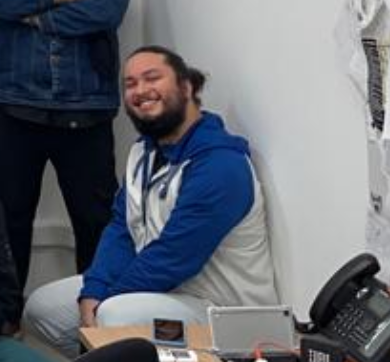
#> input picture sscCdi/caterete/PTYCHO/bernardi.png, 390 x 362 px; its folder holds 4 pictures in this run
$ python RAAR_mPIE_spyder.py   (older library calls are emulated)
#> lines starting #> are read from the running program, lines starting #| are printed output that depends on the picture; after the words box and inside, x2 and y2 are one past the last pixel; in counts of white or black regions, pixels touching at a corner belong together; long printed decimals are rounded
### sscCdi/caterete/PTYCHO/ptycho_functions.py
import numpy as np
import cupy as cp

import matplotlib.pyplot as plt
from matplotlib.colors import LogNorm

import datetime
import time

from PIL import Image

from sscPimega import misc

import random
random.seed(0)

from numpy.fft import fft2, fftshift, ifftshift, ifft2

# [115 lines left out: functions plot_results, PIE_update_obj_and_probe, set_object_pixel_size, convert_probe_positions, set_object_shape, apply_random_shifts_to_positions, not called in this run]

def get_positions_array(random_positions=False):
    positions = [2,16,32,64,96,126]
    # positions = [  2,  10,  18,  26,  34,  42,  50,  58,  66,  74,  82,  90,  98,  106, 114, 122]
    # positions = [2,   6,  10,  14,  18,  22,  26,  30,  34,  38,  42,  46,  50, 54,  58,  62,  66,  70,  74,  78,  82,  86,  90,  94,  98, 102, 106, 110, 114, 118, 122

    positionsX,positionsY = np.meshgrid(positions,positions)

    if random_positions == True:
        positionsX,positionsY = apply_random_shifts_to_positions(positionsX,positionsY)
        # print(positionsX,positionsY)

    if 1: # Plot positions map
        figure, ax = plt.subplots(dpi=100)
        ax.plot(positionsX,positionsY,'x',label='Original')
        ax.set_title('Positions')
        ax.set_xlabel('X')
        ax.set_ylabel('Y')

    return positionsX.flatten(),positionsY.flatten()

# [8 lines left out: function apply_invalid_regions, not called in this run]

def get_simulated_data(random_positions=False,use_bad_points=False):

#> called with random_positions = False, use_bad_points = False
    positionsX,positionsY = get_positions_array(random_positions)

    dimension = 128 # Must be < than object!

    """ Create Probe """
    x = np.linspace(-1,1,dimension)
    X,Y = np.meshgrid(x,x)
    probe = np.where(X**2 + Y**2 < 0.9,1,0)  # Probe

    """ Create object """
    phase = np.array( np.load('image.npy')) # Load Imagem
#> (reads sscCdi/caterete/PTYCHO/image.npy from the repository)
    phase = phase - np.min(phase)
    phase = 2*np.pi*phase/np.max(phase) - np.pi # rescale from 0 to 2pi

    magnitude = Image.open('bernardi.png' ).convert('L').resize(phase.shape)
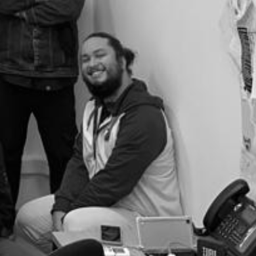
#> magnitude: PIL image 256x256 L; min 0, max 254, mean 106.1
    magnitude = magnitude/np.max(magnitude)
#> magnitude: shape (256, 256) float64

    model_object = np.abs(magnitude)*np.exp(-1j*phase)

    difpads = []
    for px,py in zip(positionsX,positionsY):

        """ Exit wave-field """
        W = model_object[py:py+dimension,px:px+dimension]*probe

        """ Propagation """
        difpad = np.fft.fft2(W)
        difpad = np.fft.fftshift(difpad)

        """ Measurement """
        difpad = np.absolute(difpad)**2

        if use_bad_points:# add invalid grid to data
            difpad = apply_invalid_regions(difpad)

        # misc.imshow(np.abs(difpad),(5,5),savename='difpadgrid.png')
        # plt.show()
        # plt.close()

        difpads.append(difpad)
#> after the loop, difpads = 36 items

    positions = np.hstack((np.array([positionsY]).T ,np.array([positionsX]).T)) # adjust positionsitions format for proper input
    difpads = np.asarray(difpads)

    return difpads, positions, model_object, probe


def propagate_beam(wavefront, experiment_params,propagator='fourier'):
    """ Propagate a wavefront using fresnel ou fourier propagator

    Args:
        wavefront : the wavefront to propagate
        dx : pixel spacing of the wavefront input
        wavelength : wavelength of the illumination
        distance : distance to propagate
        propagator (str, optional): 'fresenel' or 'fourier'. Defaults to 'fresnel'.

    Returns:
        output: propagated wavefront
    """

    dx, wavelength,distance = experiment_params

    if propagator == 'fourier':
        if distance > 0:
            output = fftshift(fft2(fftshift(wavefront)))
        else:
            output = ifftshift(ifft2(ifftshift(wavefront)))

    elif propagator == 'fresnel':

        ysize, xsize = wavefront.shape
        x_array = np.linspace(-xsize/2,xsize/2-1,xsize)
        y_array = np.linspace(-ysize/2,ysize/2-1,ysize)

        fx = x_array/(xsize)
        fy = y_array/(ysize)

        FX,FY = np.meshgrid(fx,fy)
        # Calculate approx phase distribution for each plane wave component
        w = FX**2 + FY**2
        # Compute FFT
        F = fftshift(fft2(fftshift(wavefront)))
        # multiply by phase-shift and inverse transform
        a = np.exp(-1j*np.pi*( distance*wavelength/dx**2)*w)
        output = ifftshift(ifft2(ifftshift(F*a)))

    return output

def calculate_recon_error(model,obj):
    error = np.sum(np.abs(model - obj))/model.size
    return error

# [4 lines left out: function projection_Rspace_RAAR, not called in this run]

def RAAR_update_object(exit_waves, probe, object_shape, positions,epsilon=0.01):

    m,n = probe.shape
    k,l = object_shape

    probe_sum  = np.zeros((k,l),dtype=complex)
    wave_sum   = np.zeros((k,l),dtype=complex)
    probe_intensity  = np.abs(probe)**2
    probe_conj = np.conj(probe)

    for index, pos in enumerate((positions)):
        posy, posx = pos[0], pos[1]
        probe_sum[posy:posy + m , posx:posx+n] = probe_sum[posy:posy + m , posx:posx+n] + probe_intensity
        wave_sum[posy:posy + m , posx:posx+n]  = wave_sum[posy:posy + m , posx:posx+n]  + probe_conj*exit_waves[index]

    object = wave_sum/(probe_sum + epsilon)

    return object


def RAAR_update_probe(exit_waves, obj, probe_shape,positions, epsilon=0.01):
    m,n = probe_shape

    object_sum = np.zeros((m,n),dtype=complex)
    wave_sum = np.zeros((m,n),dtype=complex)
    obj_intensity = np.abs(obj)**2
    obj_conj = np.conj(obj)

    for index, pos in enumerate((positions)):
        posy, posx = pos[0], pos[1]
        object_sum = object_sum + obj_intensity[posy:posy + m , posx:posx+n]
        wave_sum = wave_sum + obj_conj[posy:posy + m , posx:posx+n]*exit_waves[index]

    probe = wave_sum/(object_sum + epsilon)

    return probe

# [42 lines left out: functions projection_Rspace_multiprobe_RAAR, RAAR_multiprobe_update_object, RAAR_multiprobe_update_probe, not called in this run]

def update_exit_wave(wavefront,measurement,experiment_params,epsilon=0.01,propagator = 'fourier'):
    wave_at_detector = propagate_beam(wavefront, experiment_params,propagator=propagator)
    wave_at_detector = np.sqrt(measurement)*wave_at_detector/(np.abs(wave_at_detector)+epsilon)
    # wave_at_detector[measurement>=0] = (np.sqrt(measurement)*wave_at_detector/(np.abs(wave_at_detector)))[measurement>=0]
    updated_exit_wave = propagate_beam(wave_at_detector, (experiment_params[0],experiment_params[1],-experiment_params[2]),propagator=propagator)
    return updated_exit_wave

# [12 lines left out: function momentum_addition, not called in this run]

### sscCdi/caterete/PTYCHO/RAAR_mPIE_spyder.py
import numpy as np
import cupy as cp

import matplotlib.pyplot as plt
from matplotlib.colors import LogNorm

import datetime
import time

from PIL import Image

from sscPimega import misc

import random
random.seed(0)

from ptycho_functions import *


# [18 lines left out: function PIE_update_func, not called in this run]

def denominator_obj(obj,reg_o,algo='rPIE'):

    power = np.abs(obj)**2

    if algo == 'rPIE':
        denominator = (1-reg_o)*power+ reg_o*np.max(power)
    elif algo == 'ePIE':
        pass

    return denominator

def denominator_probe(wavefront_modes,reg_p,algo='rPIE'):

    total_probe_power = np.zeros_like(wavefront_modes[0])
    for mode in wavefront_modes:
        total_probe_power += np.abs(mode)**2

    if algo == 'rPIE':
        denominator = (1-reg_p)*total_probe_power+ reg_p*np.max(total_probe_power)
    elif algo == 'ePIE':
        pass

    return denominator

def PIE_update_func_multiprobe(obj,probe_modes,wavefront_diff_modes,s_o=1,s_p=1,r_o=0.1,r_p=0.1,algo='rPIE'):

    """
    s: step constant
    r: regularization constant
    """

    # Pre-calculating to avoid repeated operations
    denominator = denominator_probe(probe_modes,r_p,algo)
    obj_conj = obj.conj()

    if algo == 'rPIE':

        for m, mode in enumerate(probe_modes):
            probe_modes[m] = probe_modes[m] + s_p * obj_conj*wavefront_diff_modes[m] / denominator # probe update

        obj = obj + s_o * np.sum(probe_modes.conj()*wavefront_diff_modes,axis=0) / denominator_obj(obj,r_o,algo) # object update

    return obj, probe_modes


def Fspace_update_multiprobe(wavefront_modes,DP_magnitude):

    total_wave_intensity = np.zeros_like(wavefront_modes[0])
    for mode in wavefront_modes:
        total_wave_intensity += np.abs(mode)**2 # TODO: OVERFLOW
        # print(np.max(total_wave_intensity))
    total_wave_intensity = np.sqrt(total_wave_intensity)

    wavefront_diff_modes = np.zeros_like(wavefront_modes,dtype=complex)
    for m, mode in enumerate(wavefront_modes): #TODO: worth updating in parallel?
        #TODO: update only where difpad is valid
        wavefront_diff_modes[m] = DP_magnitude*mode/total_wave_intensity - mode

    return wavefront_diff_modes

def propagate_farfield_multiprobe(wavefront_modes,backpropagate=False):

    if backpropagate == False:
        for m, mode in enumerate(wavefront_modes): #TODO: worth propagating in parallel?
            wavefront_modes[m] = np.fft.fftshift(np.fft.fft2(wavefront_modes[m]))
    else:
        for m, mode in enumerate(wavefront_modes):
            wavefront_modes[m] = np.fft.fftshift(np.fft.ifft2(wavefront_modes[m]))

    return wavefront_modes


def update_exit_wave_multiprobe(wavefront_modes,DP_magnitude):
    wavefront_modes = propagate_farfield_multiprobe(wavefront_modes)

    wavefront_modes = Fspace_update_multiprobe(wavefront_modes,DP_magnitude)

    wavefront_modes = propagate_farfield_multiprobe(wavefront_modes,backpropagate=True)

    return wavefront_modes

def PIE_multiprobe_loop(diffractions_patterns, positions, iterations, parameters, model_obj, n_of_modes = 1, object_guess=None, probe_guess=None, use_momentum = False):
    t0 = time.perf_counter()
    print("Starting PIE algorithm...")

    r_o = parameters["regularization_object"]
    r_p = parameters["regularization_probe"]
    s_o = parameters["step_object"]
    s_p = parameters["step_probe"]
    f_o = parameters["friction_object"]
    f_p = parameters["friction_probe"]
    m_counter_limit = parameters["momentum_counter"]

    offset = probe_guess.shape
    obj = np.ones((n_of_modes,object_guess.shape[0],object_guess.shape[1]),dtype=complex)
    obj[:] = object_guess

    if probe_guess is not None:
        probe_modes = np.ones((n_of_modes,probe_guess.shape[0],probe_guess.shape[1]),dtype=complex)
    else:
        probe_modes = probe_guess

    probe_velocity = np.zeros_like(probe_modes,dtype=complex)
    obj_velocity   = np.zeros_like(obj,dtype=complex)

    momentum_counter = 0
    error_list = []
    for i in range(iterations):

        if i%20 == 0 : print(f'\tIteration {i}/{iterations}')

        temporary_obj, temporary_probe = obj.copy(), probe_modes.copy()

        for j in np.random.permutation(len(diffractions_patterns)):

            px, py = positions[:,1][j],  positions[:,0][j]
            DP_magnitude = np.sqrt(diffractions_patterns[j])

            obj_box = obj[:,py:py+offset[0],px:px+offset[1]]

            """ Wavefront at object exit plane """
            wavefront_modes = obj_box*probe_modes

            """ Propagate + Update + Backpropagate """
            wavefront_modes = update_exit_wave_multiprobe(wavefront_modes,DP_magnitude)

            single_obj_box, probe_modes = PIE_update_func_multiprobe(obj_box[0],probe_modes,wavefront_modes,s_o,s_p,r_o,r_p)

            if use_momentum == True: # momentum addition
                momentum_counter,obj_velocity,probe_velocity,temporary_obj,temporary_probe,single_obj_box,probe_modes = momentum_addition(momentum_counter,m_counter_limit,probe_velocity,obj_velocity,temporary_obj,temporary_probe,single_obj_box, probe_modes,f_o,f_p)

            obj[:,py:py+offset[0],px:px+offset[1]] = single_obj_box

        error_list.append(calculate_recon_error(model_obj,obj)) #absolute error

    dt = time.perf_counter() - t0
    print(f"PIE algorithm ended in {dt} seconds")

    return obj, probe_modes, error_list, dt

# [34 lines left out: function momentum_addition_multiprobe, not called in this run]


def plot_results(model_obj,probe_guess,RAAR_obj, RAAR_probe, RAAR_error, RAAR_time,PIE_obj, PIE_probe, PIE_error, PIE_time):
    colormap = 'jet'
    figure, ax = plt.subplots(3,5,dpi=150,figsize=(10,6))
    count = -1
    for i,ax0 in enumerate(ax.reshape(-1)):
        count += 1
        if count == 5:
            ax0.grid()
            continue
        ax0.set_yticks([])
        ax0.set_xticks([])
    ax[0,0].imshow(np.sum(difpads,axis=0),norm=LogNorm(),cmap=colormap)
    ax[0,0].set_title("Sum of difpads")
    ax[0,1].imshow(np.abs(model_obj),cmap=colormap)
    ax[0,1].set_title("Magnitude")
    ax[0,2].imshow(np.angle(model_obj),cmap=colormap)
    ax[0,2].set_title("Phase")
    ax[0,3].imshow(np.abs(probe_guess),cmap=colormap)
    ax[0,3].set_title("Magnitude")
    ax[0,4].imshow(np.angle(probe_guess),cmap=colormap)
    ax[0,4].set_title("Phase")
    ax[1,0].plot(RAAR_error,'.-',label='RAAR')
    ax[1,1].imshow(np.abs(RAAR_obj),cmap=colormap)
    ax[1,2].imshow(np.angle(RAAR_obj),cmap=colormap)
    ax[1,3].imshow(np.abs(RAAR_probe),cmap=colormap)
    ax[1,4].imshow(np.angle(RAAR_probe),cmap=colormap)
    ax[0,0].set_ylabel('Model')
    ax[1,0].set_ylabel('RAAR')
    ax[2,0].set_ylabel('mPIE')
    ax[1,0].plot(PIE_error,'.-',label='PIE')
    ax[2,1].imshow(np.abs(PIE_obj),cmap=colormap)
    crop = 25
    ax[2,0].imshow(np.abs(PIE_obj[crop:-crop,crop:-crop]),cmap=colormap)
    ax[2,2].imshow(np.angle(PIE_obj),cmap=colormap)
    ax[2,3].imshow(np.abs(PIE_probe),cmap=colormap)
    ax[2,4].imshow(np.angle(PIE_probe),cmap=colormap)
    ax[1,0].legend()
    figure.tight_layout()


# [26 lines left out: functions PIE_update_obj_and_probe, momentum_addition, not called in this run]

def RAAR_loop(difpads,positions,obj,probe,RAAR_params,experiment_params, iterations,model):
    t0 = time.perf_counter()
    print("Starting RAAR...")

    beta, epsilon = RAAR_params
    dx, wavelength,distance = experiment_params
    m,n = probe.shape
    exitWaves = np.zeros((len(positions),probe.shape[0],probe.shape[1]),dtype=complex)

    for index, pos in enumerate((positions)):
        posy, posx = pos[0], pos[1]
        reconBox = obj[posy:posy + m , posx:posx+n]
        exitWaves[index] = probe*reconBox

    error = []
    for iteration in range(0,iterations):

        if iteration%10 ==0 : print(f'\tIteration {iteration}/{iterations}')

        for index, pos in enumerate((positions)):
            posy, posx = pos[0], pos[1]
            reconBox = obj[posy:posy + m , posx:posx+n]
            waveToPropagate = 2*probe*reconBox-exitWaves[index]
            exitWaveNew = update_exit_wave(waveToPropagate,difpads[index],experiment_params,epsilon=epsilon)
            exitWaves[index] = beta*(exitWaves[index] + exitWaveNew) + (1-2*beta)*probe*reconBox

        probe = RAAR_update_probe(exitWaves, obj, probe.shape,positions, epsilon=epsilon)
        obj   = RAAR_update_object(exitWaves, probe, obj.shape, positions,epsilon=epsilon)

        error.append(calculate_recon_error(model,obj)) #absolute error
    return obj, probe, error, time.perf_counter()-t0

# [61 lines left out: function mPIE_loop, not called in this run]

""" MAIN CODE """

difpads, positions, model_obj, model_probe = get_simulated_data(random_positions=False)
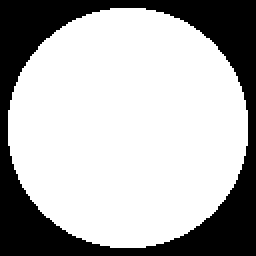
#> model_probe: shape (128, 128) int64 (shown 2 times larger); values 0 (black) and 1 (white), 69.6% white; 1 black region, box (x1, y1, x2, y2) and area: (0, 0, 128, 128) 4988
#> positions = 36 pairs, first value 2 to 126, second value 2 to 126
probe_guess = model_probe*np.exp(-1j*np.random.rand(*model_probe.shape))
obj_guess = np.ones_like(model_obj) # constant object
obj_guess = np.random.rand(model_obj.shape[0],model_obj.shape[1])+1j

""" Experiment Parameters """
position_step = np.max([positions[i]-positions[i-1] for i in range(1,len(positions))])*1e-6
#> position_step = 3.2e-05
distance = 30  # meters
energy = 10    # keV
n_pixels = 3072
pixel_size = 55.13e-6  # meters
c_speed = 299792458    # Velocity of Light [m/s]
planck  = 4.135667662E-18  # Plank constant [keV*s]
wavelength = c_speed * planck / energy
dx = wavelength*distance/(n_pixels*pixel_size)
experiment_params = dx, wavelength,distance
oversampling_ratio = wavelength*distance/(position_step*pixel_size)
#> oversampling_ratio = 2.11
print('Object pixel size:',dx)
print("Oversampling: ",oversampling_ratio)
#| Oversampling:  2.108

iterations = 10

""" mPIE params """
if 0: # suggested min from paper
    alpha, beta = 0.05, 0.5
    gamma_obj, gamma_probe = 0.1, 0.2
    eta_obj, eta_probe = 0.5, 0.75
    T_lim = 10
else: # suggested max from paper
    alpha, beta = 0.25, 5
    gamma_obj, gamma_probe = 0.5, 1
    eta_obj, eta_probe = 0.9, 0.99
    T_lim = 100


if 0:
    mPIE_params = (alpha,beta,gamma_obj,gamma_probe,eta_obj,eta_probe,T_lim)
    PIE_obj, PIE_probe, PIE_error, PIE_time = mPIE_loop(difpads, positions,obj_guess,probe_guess, mPIE_params, experiment_params, iterations, model_obj)
else:
    mPIE_params = {}
    mPIE_params["regularization_object"] = 0.05
    mPIE_params["regularization_probe"]  = 0.5
    mPIE_params["step_object"]           = 0.1
    mPIE_params["step_probe"]            = 0.2
    mPIE_params["friction_object"]       = 0
    mPIE_params["friction_probe"]        = 0
    mPIE_params["momentum_counter"]      = 10
    PIE_obj0, PIE_probe0, PIE_error, PIE_time  = PIE_multiprobe_loop(difpads, positions, iterations, mPIE_params, model_obj,n_of_modes = 1, object_guess=obj_guess, probe_guess=probe_guess, use_momentum = False)
#> the loop in PIE_multiprobe_loop, `for i in range(iterations): ` made 10 passes
#> error in calculate_recon_error on passes 1 to 10: 5.67, 29.1, 78.76, 248.6, 809.7, 2822, 10261.9, 47144.7, 192900.7, 808315.8
#> after the loop in PIE_multiprobe_loop, `for i in range(iterations):`: error_list = [5.67, 29.1, 78.76, 248.6, 809.7, 2822, 10261.9, 47144.7, 192900.7, 808315.8]
#> PIE_error has the same summary as error_list in PIE_multiprobe_loop; PIE_time = 0.498

    print(PIE_obj0.shape,PIE_probe0.shape)
#| (1, 256, 256) (1, 128, 128)
    PIE_obj = PIE_obj0[0]
    PIE_probe = PIE_probe0[0]

""" RAAR params """
beta = 0.995
epsilon = 0.01
RAAR_params = (beta,epsilon)
RAAR_obj, RAAR_probe, RAAR_error, RAAR_time = RAAR_loop(difpads,positions,obj_guess, probe_guess, RAAR_params,experiment_params, iterations,model_obj)
#> the loop in RAAR_loop, `for index, pos in enumerate((positions)):` made 36 passes
#> (posy, posx) on passes 1 to 12: (2, 2), (2, 16), (2, 32), (2, 64), (2, 96), (2, 126), (16, 2), (16, 16), (16, 32), (16, 64), (16, 96), (16, 126)
#> the loop in RAAR_loop, `for iteration in range(0,iterations): ` made 10 passes
#> error in calculate_recon_error on passes 1 to 5: 1.26, 1.31, 1.3, 1.27, 1.25
#> pass 1, in RAAR_update_object, `probe_intensity  = np.abs(probe)**2`:
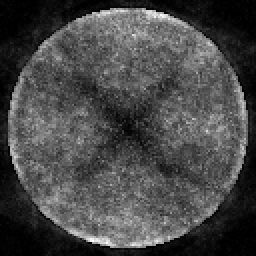
#> probe_intensity: shape (128, 128) float64 (shown 2 times larger); min 2.02e-06, max 0.29, mean 0.0815; drawn with min black and max white
#> pass 2, in RAAR_update_object (call 2), `probe_intensity  = np.abs(probe)**2`:
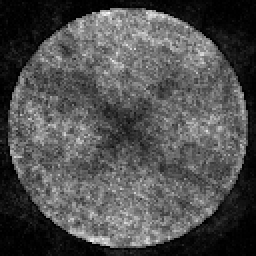
#> probe_intensity: shape (128, 128) float64 (shown 2 times larger); min 7.17e-06, max 0.231, mean 0.072; drawn with min black and max white
#> pass 3, in RAAR_update_probe (call 3), `obj_intensity = np.abs(obj)**2`:
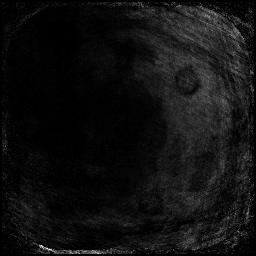
#> obj_intensity: shape (256, 256) float64; min 0, max 30.64, mean 2; drawn with min black and max white

plot_results(model_obj,probe_guess,RAAR_obj, RAAR_probe, RAAR_error, RAAR_time,PIE_obj, PIE_probe, PIE_error, PIE_time)
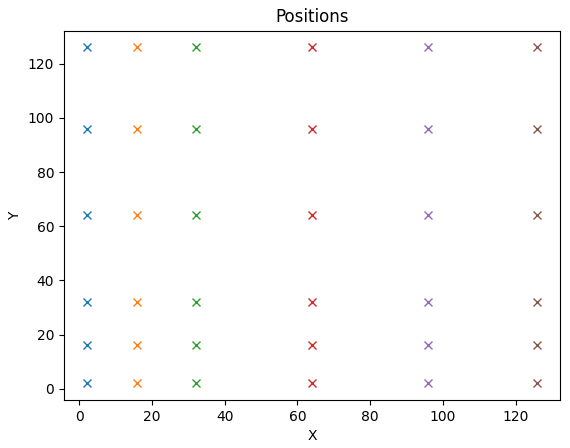
#> figure drawn by matplotlib, 1 panel
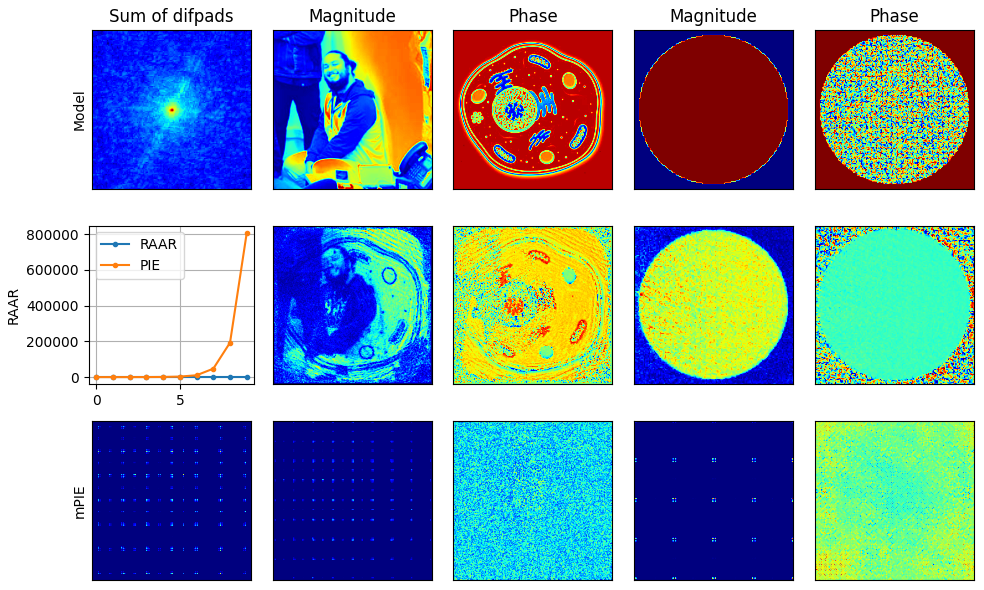
#> figure drawn by matplotlib, 15 panels; panel 6: curve peaks at x = 1, y = 1.31; panel 6: curve peaks at x = 9, y = 808315.8
